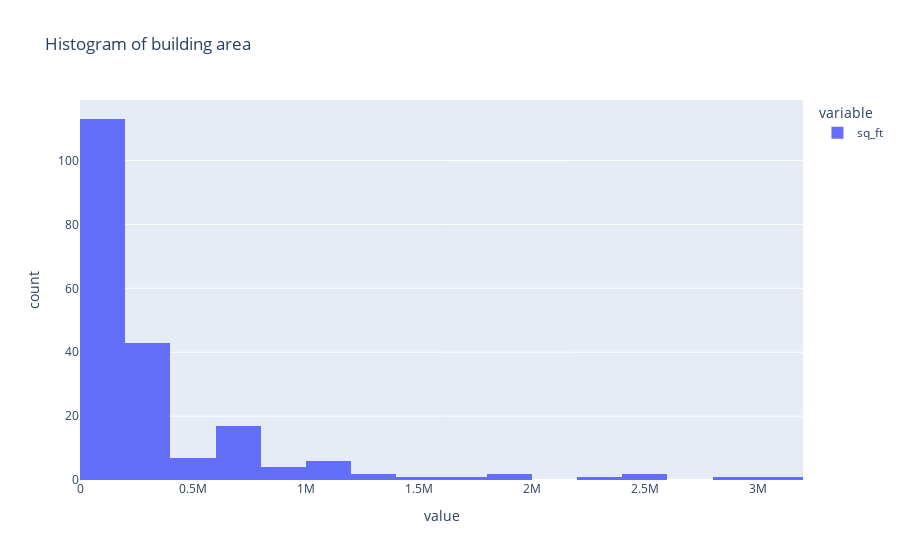

The notebook cell this image was saved under:
### Code cell
df_buildings_flt[['sq_ft']].plot(kind='hist',title = "Histogram of building area")

### Figure 1 — Plotly figure (JSON) as saved in the notebook; plotly's stock layout.template omitted (floating-point values rounded to 4 significant figures; data arrays with more than 128 entries replaced by an {"elided": "..."} marker saying what was removed)
{"data": [{"alignmentgroup": "True", "bingroup": "x", "hovertemplate": "variable=sq_ft<br>value=%{x}<br>count=%{y}<extra></extra>", "legendgroup": "sq_ft", "marker": {"color": "#636efa", "pattern": {"shape": ""}}, "name": "sq_ft", "offsetgroup": "sq_ft", "orientation": "v", "showlegend": true, "type": "histogram", "x": {"elided": "229 int values"}, "xaxis": "x", "yaxis": "y"}], "layout": {"barmode": "relative", "legend": {"title": {"text": "variable"}, "tracegroupgap": 0}, "title": {"text": "Histogram of building area"}, "xaxis": {"anchor": "y", "domain": [0, 1], "title": {"text": "value"}}, "yaxis": {"anchor": "x", "domain": [0, 1], "title": {"text": "count"}}}}
